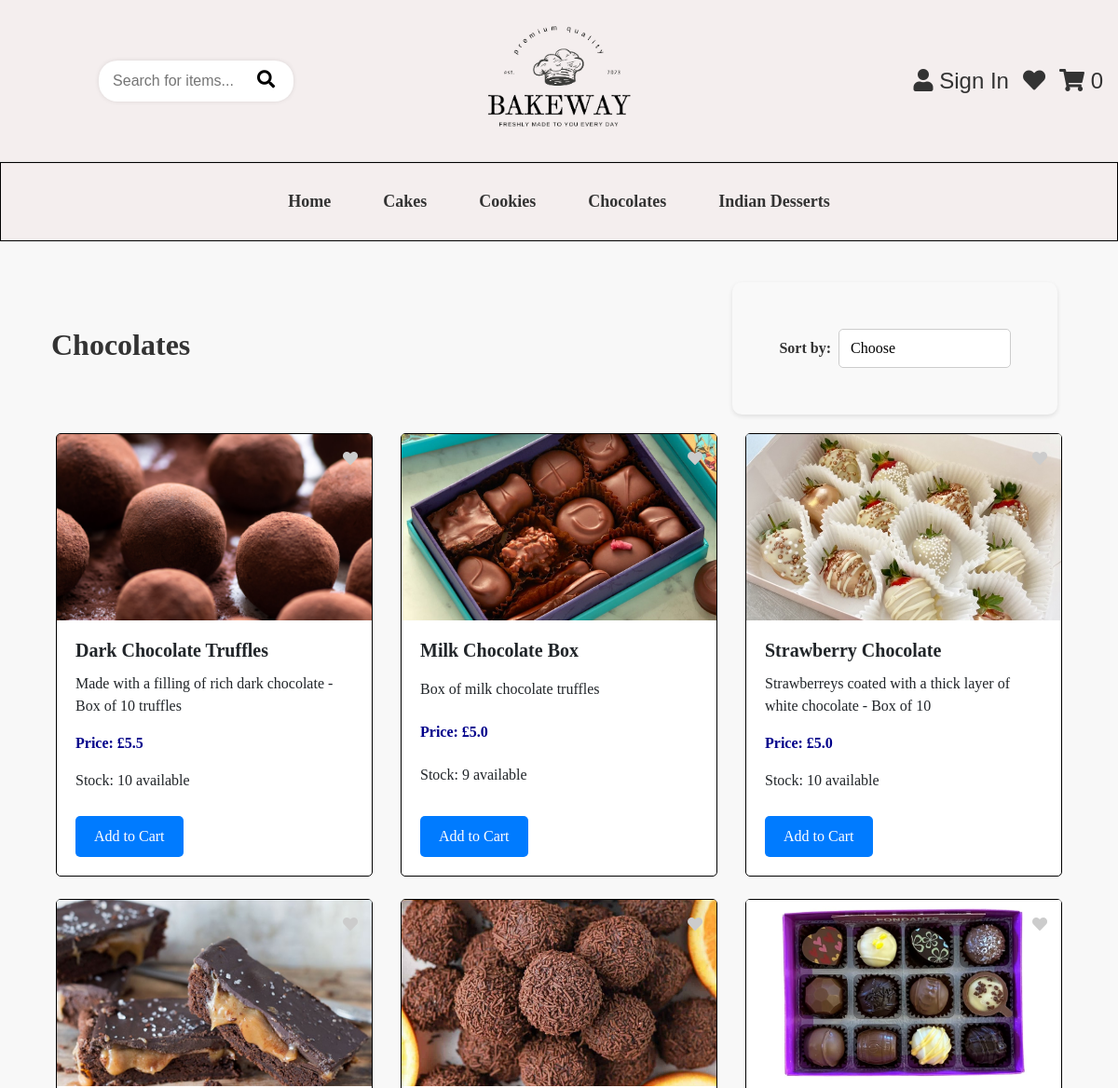
Page /chocolates (upper part) on the earlier database version.
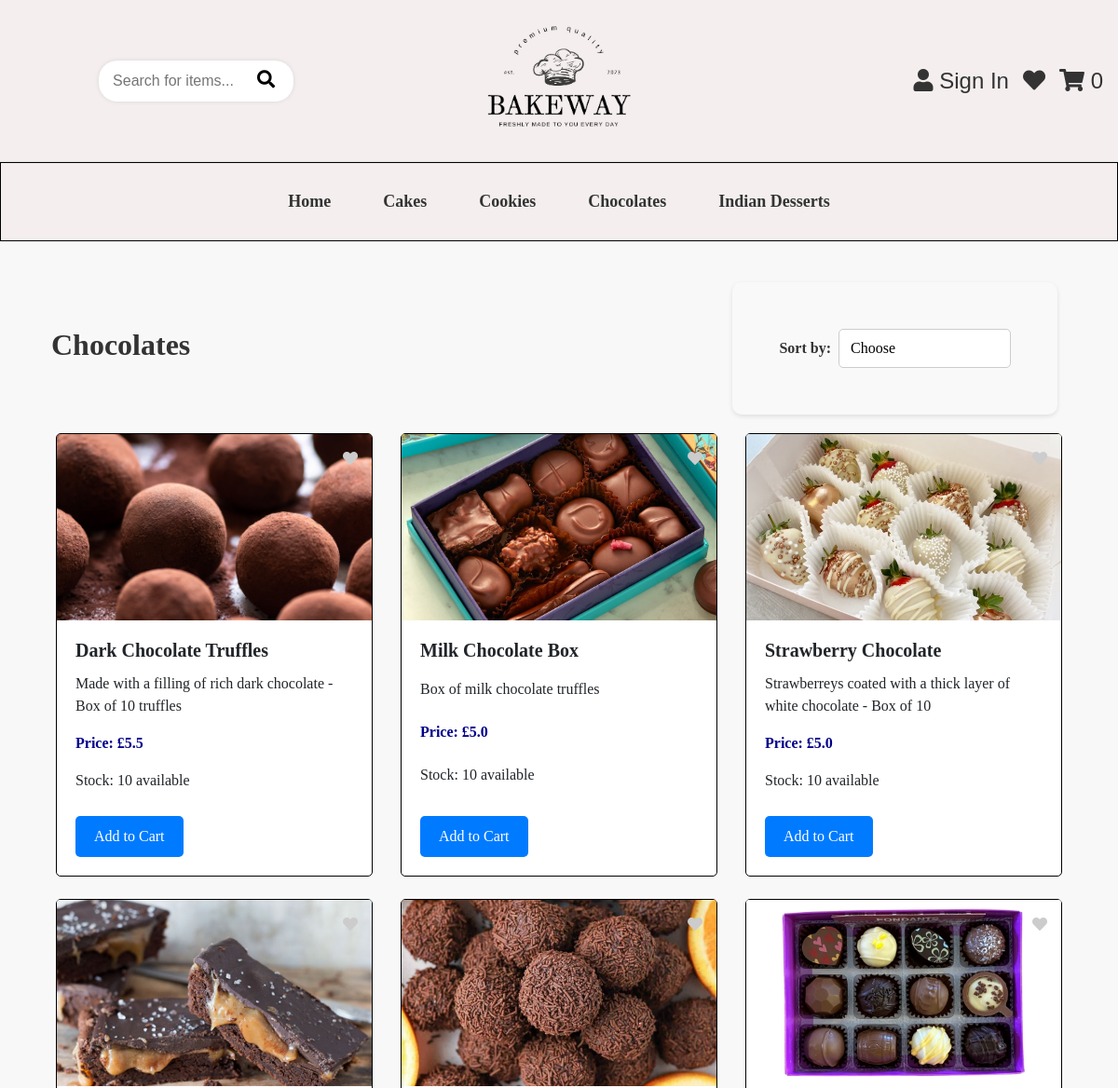
Same page on the later database version.
### app/models.py (models this page shows, shortened)
class Product(db.Model):
    id = db.Column(db.Integer, primary_key=True)
    name = db.Column(db.String(100), nullable=False)
    description = db.Column(db.Text, nullable=False)
    price = db.Column(db.Float, nullable=False)
    category = db.Column(db.String(50), nullable=False)  # 'Cake', 'Cookie', 'Chocolate', 'Desserts'.
    image = db.Column(db.String(225), nullable=False)
    stock = db.Column(db.Integer, nullable=False, default=0)  # Stock quantity

### app/views.py (the view)
@app.route('/chocolates')
def chocolates():
    sort_option = request.args.get('sort')
    query = request.args.get('query', '').strip().lower()
    chocolates_query = Product.query.filter_by(category='Chocolate')
    if query:
        chocolates_query = chocolates_query.filter(Product.name.ilike(f'%{query}%'))
    if sort_option == 'lowest_to_highest':
        chocolates_query = chocolates_query.order_by(Product.price.asc())
    elif sort_option == 'highest_to_lowest':
        chocolates_query = chocolates_query.order_by(Product.price.desc())
    elif sort_option == 'A_to_Z':
        chocolates_query = chocolates_query.order_by(Product.name.asc())
    chocolates = chocolates_query.all()
    return render_template('chocolates.html', products=chocolates, query=query)

### app/views.py (called while the page is built)
@app.before_request
def initialize_cart():
    if 'cart' not in session:
        session['cart'] = {}

@app.context_processor
def inject_cart_quantity():
    if current_user.is_authenticated:
        total_quantity = db.session.query(
            db.func.sum(CartItem.quantity)
        ).filter_by(user_id=current_user.id).scalar() or 0
    else:
        cart = session.get('cart', {})
        total_quantity = sum(item['quantity'] for item in cart.values())
    return dict(cart_total_quantity=total_quantity)

### app/templates/chocolates.html (shortened to what this page needs)
{% extends "base.html" %}
{% block content %}
<div class="d-flex justify-content-between align-items-center">
  <h2><strong>Chocolates</strong></h2>
  <div class="sort-container">
    <form method="GET" action="{{ url_for('chocolates') }}" class="form-inline">
      <label for="sort" class="mr-2 sort-label">Sort by:</label>
      <select name="sort" id="sort" class="sort-select" onchange="this.form.submit()">
        <option value="Default" {% if request.args.get('sort') %}selected{% endif %}>Choose</option>
      </select>
    </form>
  </div>
</div>
<div class="container">
  <div class="row">
    {% for product in products %}
    <div class="col-md-4 mb-4">
      <div class="card">
        <div class="position-relative">
          <img src="{{ url_for('static', filename=product.image) }}" class="card-img-top" alt="{{ product.name }}">
          <a href="#" class="like-button position-absolute" style="top: 10px; right: 10px;" data-product-id="{{ product.id }}">
            <i class="fas fa-heart"></i>
          </a>
        </div>
        <div class="card-body">
          <h5 class="card-title"><strong>{{ product.name }}</strong></h5>
          <p class="card-text">{{ product.description }}</p>
          <p class="text-primary font-weight-bold">Price: £{{ product.price }}</p>
          <p>Stock: {% if product.stock > 0 %} {{ product.stock }} available {% else %} Out of stock {% endif %}</p>
          <div class="d-flex justify-content-between">
            {% if product.stock > 0 %}
            <a href="javascript:void(0);" onclick="document.getElementById('addToCartForm{{ product.id }}').submit();" class="btn btn-primary">Add to Cart</a>
            {% else %}
            <button class="btn btn-primary" disabled>Add to Cart</button>
            {% endif %}
          </div>
        </div>
      </div>
    </div>
    {% endfor %}
  </div>
</div>
{% endblock %}

Differences in the rows shown:
changed Product "Milk Chocolate Box": stock "9" → "10"
